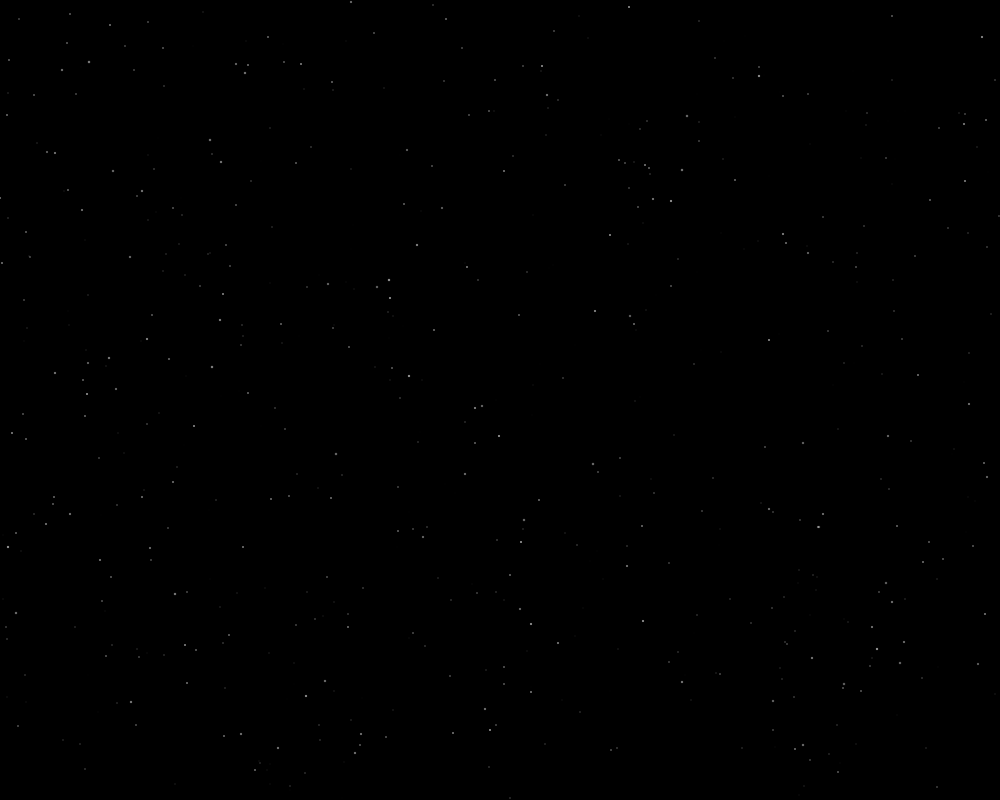
Frame 1 (no input)
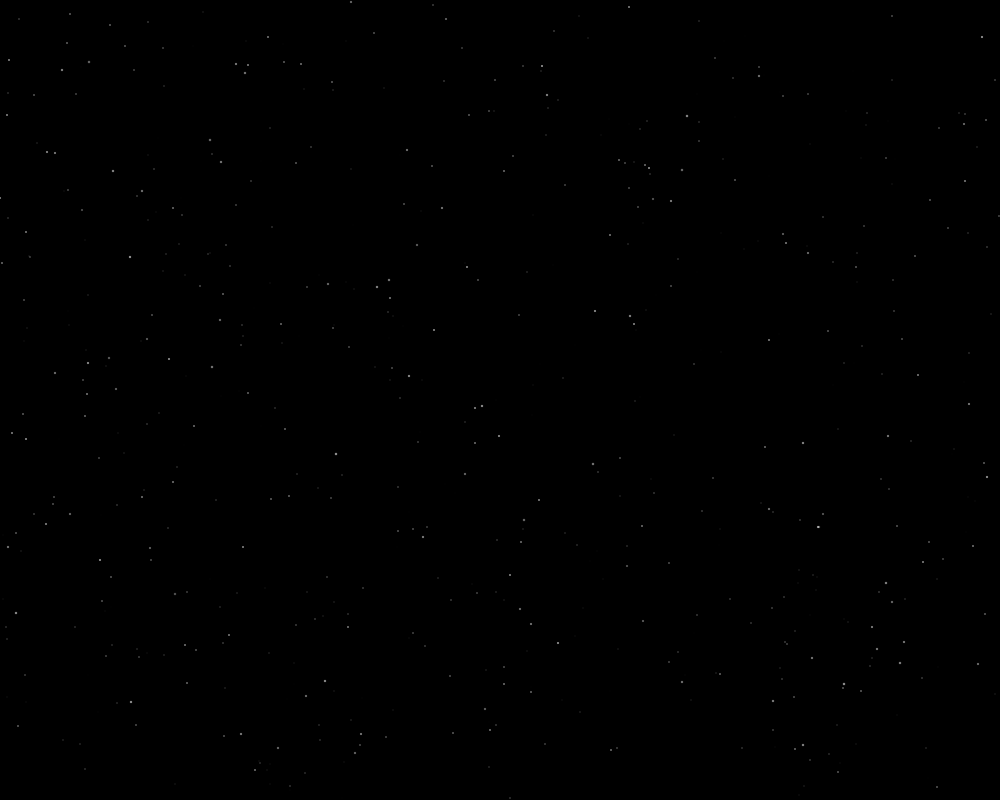
Frame 60 (the mouse pressed at the canvas centre just before this capture)
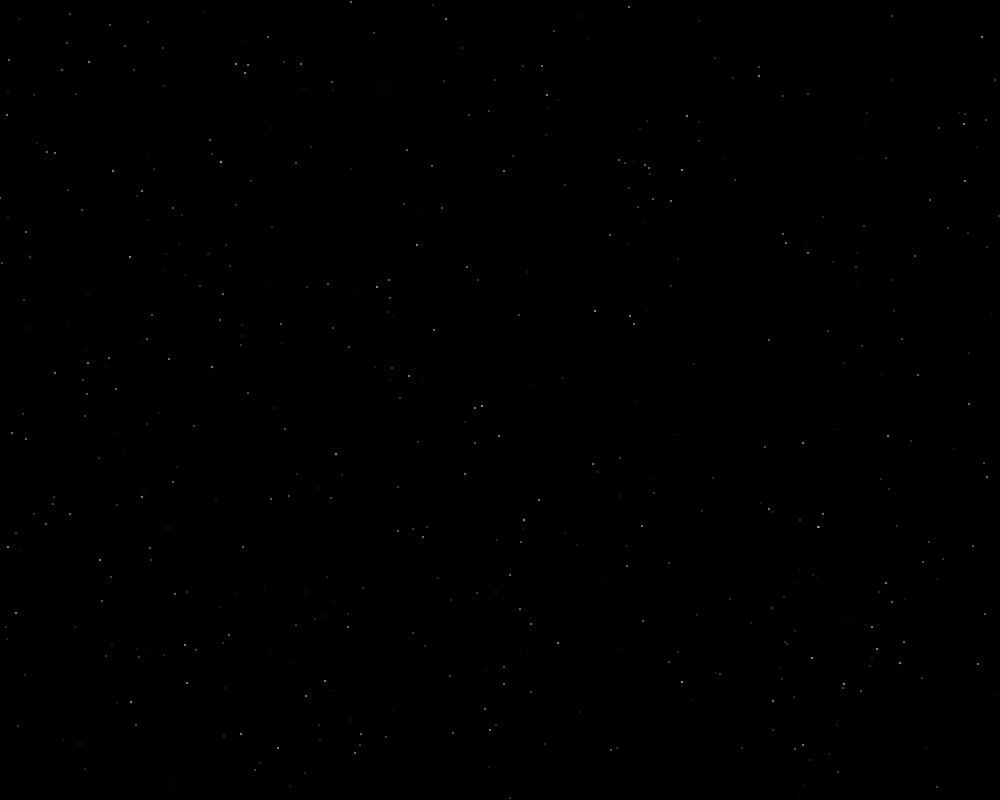
Frame 120 (the mouse held since frame 60 and released just before this capture)

The Processing sketch that drew these frames (run headless with seeded random() and noise(); from frame 60 on, the mouse is pressed at the canvas centre):

// Processing sketch: ReactiveDJ
// ── ReactiveDJ.pde
int num = int(random(400, 800));
float [] posx = new float[num];
float [] posy = new float[num];
float [] rad = new float[num];
int [] filler = new int[num];

boolean tester = false;

float T = 0;

//globals for Shimmering Stars
float t = 0;

//Spring Constants
float finalRadius = 100;
float dampConstant = 0.19;
float springConstant = .9;
float velocity = 0;
float position = 0;


void setup() {
  size(1000, 800);

  background(0);
  noStroke();
  for (int i = 0; i < num; i++) {
    posx[i] = int(random(0, width));
    posy[i] = int(random(0, height));
    rad[i] = random(0, 2.5);
  }
}



void draw() {


  //-------Background---------
  background(0);
  //pushMatrix(); Add rotation? * If add rotation need to kill ellipses out of screen and generate new ones offscreen
  t = t + 0.005;
  

  

  //Phrase 1
  stroke(255);
  noFill();
  drawParabL(width/2,height*3/4);
  drawParabR(width/2,height*3/4);
  println(frameRate);
  //if (tester == true) {
    T++;
    finalRadius = min(100, exp(T*0.15));
    float acceleration = springConstant*(finalRadius - position) - dampConstant*velocity;
    velocity += acceleration;
    position += velocity;
    drawParabL(width/2-position,height*3/4);
    drawParabR(width/2-position,height*3/4);

    
    /*
    drawParabL(width/2-20,height*3/4);
    drawParabR(width/2-20,height*3/4);
    
    drawParabL(width/2+20,height*3/4);
    drawParabR(width/2+20,height*3/4);
    
    drawParabL(width/2+40,height*3/4);
    drawParabR(width/2+40,height*3/4);
    */
  //}
  
  
  //rotate(t*PI/500); *
  //shimmer
  for (int i = 0; i < num; i++) {
    int noisy = int(100*noise(t*i));
    filler[i] = 100+ int(map(noisy, 0, 100, -40, 80));
  }

  //load randomized skymap
  for (int i = 0; i < posx.length; i++) {
    noStroke();
    fill(255, filler[i]);
    ellipse(posx[i], posy[i], rad[i], rad[i]);
  }
  //popMatrix(); *

  
}

void drawParabR(float posX, float posY) {
  pushMatrix();

  translate(posX, posY);
  rotate(PI);
  float x = 0;
  float y = height/2;
  
  while (y <= height/2) {
    beginShape();
    float a = .1;
    //calculate y based on current x
    y = a * (x) * x + x/10;
    //add vertex at x, y for our parabola
    vertex(-x, y);
    //step x to draw point a little to the right 
    float step = 20;
    /*
    if (t > 4) {
      step = .01;
      x += step;
    } 
    else {
      step = 20/(t*t*t*t);
      x += step;
    }
    */
    
    step = .01;
    x += step;
    
    endShape();
  }
  popMatrix();
}

void drawParabL(float posX, float posY) {
  pushMatrix();

  translate(posX, posY);
  rotate(PI);
  float x = 0;
  float y = height/2;
  
  while (y <= height/2) {
    beginShape();
    float a = .1;
    //calculate y based on current x
    y = a * (x) * x + x/10;
    //add vertex at x, y for our parabola
    vertex(x, y);
    //step x to draw point a little to the right 
    float step = 20;
    
    /*
    if (t > 4) {
      step = .01;
      x += step;
      tester = true;
      
    } 
    else {
      step = 20/(t*t*t*t);
      x += step;
    }
    */
    
    step = .01;
    x += step;
    
    endShape();
  }
  popMatrix();
}
